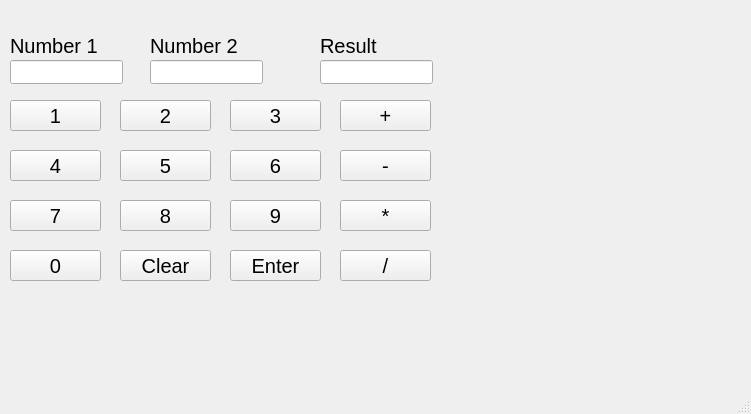
<?xml version="1.0" encoding="UTF-8"?>
<ui version="4.0">
 <class>MainWindow</class>
 <widget class="QMainWindow" name="MainWindow">
  <property name="geometry">
   <rect>
    <x>0</x>
    <y>0</y>
    <width>751</width>
    <height>414</height>
   </rect>
  </property>
  <property name="font">
   <font>
    <pointsize>15</pointsize>
   </font>
  </property>
  <property name="windowTitle">
   <string>MainWindow</string>
  </property>
  <widget class="QWidget" name="centralwidget">
   <widget class="QLabel" name="label">
    <property name="geometry">
     <rect>
      <x>10</x>
      <y>30</y>
      <width>131</width>
      <height>31</height>
     </rect>
    </property>
    <property name="text">
     <string>Number 1</string>
    </property>
   </widget>
   <widget class="QLabel" name="label_2">
    <property name="geometry">
     <rect>
      <x>150</x>
      <y>30</y>
      <width>131</width>
      <height>31</height>
     </rect>
    </property>
    <property name="text">
     <string>Number 2</string>
    </property>
   </widget>
   <widget class="QLabel" name="label_3">
    <property name="geometry">
     <rect>
      <x>320</x>
      <y>30</y>
      <width>131</width>
      <height>31</height>
     </rect>
    </property>
    <property name="text">
     <string>Result</string>
    </property>
   </widget>
   <widget class="QLineEdit" name="num1">
    <property name="geometry">
     <rect>
      <x>10</x>
      <y>60</y>
      <width>113</width>
      <height>24</height>
     </rect>
    </property>
   </widget>
   <widget class="QLineEdit" name="num2">
    <property name="geometry">
     <rect>
      <x>150</x>
      <y>60</y>
      <width>113</width>
      <height>24</height>
     </rect>
    </property>
   </widget>
   <widget class="QLineEdit" name="result">
    <property name="geometry">
     <rect>
      <x>320</x>
      <y>60</y>
      <width>113</width>
      <height>24</height>
     </rect>
    </property>
   </widget>
   <widget class="QPushButton" name="N1">
    <property name="geometry">
     <rect>
      <x>10</x>
      <y>100</y>
      <width>91</width>
      <height>31</height>
     </rect>
    </property>
    <property name="text">
     <string>1</string>
    </property>
   </widget>
   <widget class="QPushButton" name="N2">
    <property name="geometry">
     <rect>
      <x>120</x>
      <y>100</y>
      <width>91</width>
      <height>31</height>
     </rect>
    </property>
    <property name="text">
     <string>2</string>
    </property>
   </widget>
   <widget class="QPushButton" name="N3">
    <property name="geometry">
     <rect>
      <x>230</x>
      <y>100</y>
      <width>91</width>
      <height>31</height>
     </rect>
    </property>
    <property name="text">
     <string>3</string>
    </property>
   </widget>
   <widget class="QPushButton" name="N4">
    <property name="geometry">
     <rect>
      <x>10</x>
      <y>150</y>
      <width>91</width>
      <height>31</height>
     </rect>
    </property>
    <property name="text">
     <string>4</string>
    </property>
   </widget>
   <widget class="QPushButton" name="N5">
    <property name="geometry">
     <rect>
      <x>120</x>
      <y>150</y>
      <width>91</width>
      <height>31</height>
     </rect>
    </property>
    <property name="text">
     <string>5</string>
    </property>
   </widget>
   <widget class="QPushButton" name="N6">
    <property name="geometry">
     <rect>
      <x>230</x>
      <y>150</y>
      <width>91</width>
      <height>31</height>
     </rect>
    </property>
    <property name="text">
     <string>6</string>
    </property>
   </widget>
   <widget class="QPushButton" name="N7">
    <property name="geometry">
     <rect>
      <x>10</x>
      <y>200</y>
      <width>91</width>
      <height>31</height>
     </rect>
    </property>
    <property name="text">
     <string>7</string>
    </property>
   </widget>
   <widget class="QPushButton" name="N8">
    <property name="geometry">
     <rect>
      <x>120</x>
      <y>200</y>
      <width>91</width>
      <height>31</height>
     </rect>
    </property>
    <property name="text">
     <string>8</string>
    </property>
   </widget>
   <widget class="QPushButton" name="N9">
    <property name="geometry">
     <rect>
      <x>230</x>
      <y>200</y>
      <width>91</width>
      <height>31</height>
     </rect>
    </property>
    <property name="text">
     <string>9</string>
    </property>
   </widget>
   <widget class="QPushButton" name="N0">
    <property name="geometry">
     <rect>
      <x>10</x>
      <y>250</y>
      <width>91</width>
      <height>31</height>
     </rect>
    </property>
    <property name="text">
     <string>0</string>
    </property>
   </widget>
   <widget class="QPushButton" name="clear">
    <property name="geometry">
     <rect>
      <x>120</x>
      <y>250</y>
      <width>91</width>
      <height>31</height>
     </rect>
    </property>
    <property name="text">
     <string>Clear</string>
    </property>
   </widget>
   <widget class="QPushButton" name="enter">
    <property name="geometry">
     <rect>
      <x>230</x>
      <y>250</y>
      <width>91</width>
      <height>31</height>
     </rect>
    </property>
    <property name="text">
     <string>Enter</string>
    </property>
   </widget>
   <widget class="QPushButton" name="add">
    <property name="geometry">
     <rect>
      <x>340</x>
      <y>100</y>
      <width>91</width>
      <height>31</height>
     </rect>
    </property>
    <property name="text">
     <string>+</string>
    </property>
   </widget>
   <widget class="QPushButton" name="sub">
    <property name="geometry">
     <rect>
      <x>340</x>
      <y>150</y>
      <width>91</width>
      <height>31</height>
     </rect>
    </property>
    <property name="text">
     <string>-</string>
    </property>
   </widget>
   <widget class="QPushButton" name="mul">
    <property name="geometry">
     <rect>
      <x>340</x>
      <y>200</y>
      <width>91</width>
      <height>31</height>
     </rect>
    </property>
    <property name="text">
     <string>*</string>
    </property>
   </widget>
   <widget class="QPushButton" name="div">
    <property name="geometry">
     <rect>
      <x>340</x>
      <y>250</y>
      <width>91</width>
      <height>31</height>
     </rect>
    </property>
    <property name="text">
     <string>/</string>
    </property>
   </widget>
  </widget>
  <widget class="QMenuBar" name="menubar">
   <property name="geometry">
    <rect>
     <x>0</x>
     <y>0</y>
     <width>751</width>
     <height>32</height>
    </rect>
   </property>
  </widget>
  <widget class="QStatusBar" name="statusbar"/>
 </widget>
 <resources/>
 <connections/>
</ui>
